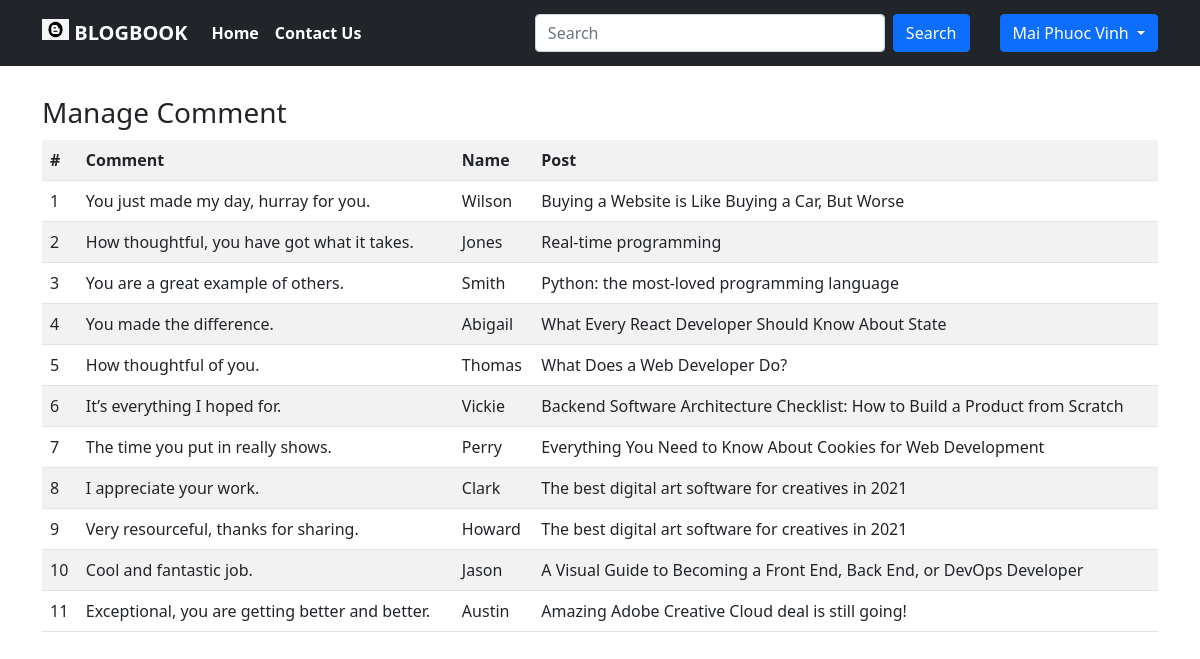
/admin.php?managecomment (signed in), run on the app's committed database.
### tables this page shows
CREATE TABLE `menu` (
  `id` int(11) NOT NULL,
  `name` varchar(200) NOT NULL,
  `action` text NOT NULL
);

CREATE TABLE `comments` (
  `id` int(11) NOT NULL,
  `comment` text NOT NULL,
  `name` varchar(200) NOT NULL,
  `post_id` int(11) NOT NULL,
  `created_at` datetime NOT NULL DEFAULT current_timestamp()
);

CREATE TABLE `posts` (
  `id` int(11) NOT NULL,
  `title` text DEFAULT NULL,
  `content` text DEFAULT NULL,
  `create_at` timestamp NOT NULL DEFAULT current_timestamp(),
  `category_id` int(11) NOT NULL,
  `admin_id` int(11) NOT NULL
);

### includes/function.php (called while the page is built, shortened)
<?php
	function getPostTitle($conn, $post_id){
		$query="SELECT * FROM posts WHERE id=$post_id";
		$run=$conn->query($query);
		$data = $run->fetch_assoc();
		return $data['title'];
	}
	function getAllCommentsByAdmin($conn, $email){
		$query="SELECT comment, name, c.post_id post_id FROM comments c JOIN posts p ON c.post_id = p.id JOIN admin a ON p.admin_id = a.id WHERE email='$email'";
		$run = $conn->query($query);
		$data = array();
		while($d = $run->fetch_assoc()){
			$data[]=$d;
		}
		return $data;
	}
	function getSubMenuNo($conn, $menu_id){
		$query="SELECT * FROM submenu WHERE parent_menu_id=$menu_id";
		$run=$conn->query($query);
		return $run->num_rows;
	}
	function getAdminInfo($conn, $email) {
		$query = "SELECT * FROM admin WHERE email='$email';";
		$run = $conn->query($query);
		$data = $run->fetch_assoc();
		return $data;
	}
?>

### admin.php (the view, shortened to what this page needs)
<?php
  require('includes/db.inc.php');
  include('includes/function.php');
?>
<!DOCTYPE html>
<html lang="en">
  <head>
      <link href="https://cdn.jsdelivr.net/npm/bootstrap@5.0.0/dist/css/bootstrap.min.css" rel="stylesheet">
      <link href="custom-bootstrap.css" rel="stylesheet">
  </head>
  <body>
    <?php include_once('includes/navbar.php'); ?>
    <section class="container">
      <section id="main-content">
        <section class="wrapper">
          <div class="row">
            <div class="col-lg-12 col-md-12">
              <?php
                if (isset($_GET['managepost'])) {
              ?>
                  <div class="row">
                    <div class="col-lg-12">
                      <header class="panel-heading">
                        <h3>Manage Post</h3>
                        <a class="btn btn-warning" href="admin.php?modifypost">Modify Post</a>
                      </header>
                      <section class="panel">
                        <table class="table table-striped table-advance table-hover">
                          <tbody>
                            <tr>
                              <th>#</th>
                              <th>Post Title</th>
                              <th>Post Category</th>
                              <th>Post Date</th>
                              <th>Action</th>
                            </tr>
                            <?php
															$index = 0;
                              $posts = getAllPostsByAdmin($conn, $_SESSION['email']);
                              foreach ($posts as $post) {
                            ?>
                              <tr>
                                <td><?=++$index?></td>
                                <td><?=$post['title']?></td>
                                <td><?=getCategory($conn, $post['category_id'])?></td>
                                <td><?=date('F jS Y',strtotime($post['create_at']))?></td>
                                <td>
                                  <div class="d-grid gap-2 d-md-block">
                                    <a class="btn btn-danger" href="includes/remove_post.php?id=<?=$post['p_id']?>">Delete</a>
                                  </div>
                                </td>
                              </tr>
                            <?php
                              }
                            ?>
                          </tbody>
                        </table>
                      </section>
                    </div>
                  </div>
              <?php
                } elseif (isset($_GET['managecomment'])) {
              ?>
                <div class="row">
                    <div class="col-lg-12">
                      <header class="panel-heading">
                        <h3>Manage Comment</h3>
                      </header>
                      <section class="panel">
                        <table class="table table-striped table-advance table-hover">
                          <tbody>
                            <tr>
                              <th>#</th>
                              <th>Comment</th>
                              <th>Name</th>
                              <th>Post</th>
                            </tr>
                            <?php
                                $comments = getAllCommentsByAdmin($conn, $_SESSION['email']);
																$index = 0;
                                foreach ($comments as $comment) {
                            ?>
                              <tr>
                                <td><?=++$index?></td>
                                <td><?=$comment['comment']?></td>
                                <td><?=$comment['name']?></td>
                                <td><?=getPostTitle($conn,$comment['post_id'])?></td>
                              </tr>
                            <?php
                              }
                            ?>
                          </tbody>
                        </table>
                      </section>
                    </div>
                </div>
              <?php
                }
              ?>
            </div>
          </div>
        </section>
      </section>
    </section>
  </body>
</html>

### includes/navbar.php (shortened to what this page needs)
<nav class="navbar sticky-top navbar-expand-lg navbar-dark bg-dark">
  <div class="container" style="height: 50px; font-weight: bold">
    <a class="navbar-brand" href="index.php?page=1">
      <img src="images/icon.jpg" alt="" width="27" height="21" class="d-inline-block align-text-top"/>
      BLOGBOOK
    </a>
    <div class="collapse navbar-collapse" id="navbarScroll">
      <ul class="navbar-nav me-auto my-2 my-lg-0 navbar-nav-scroll" style="--bs-scroll-height: 100px;">
        <?php
          $navQuery = "SELECT * FROM menu";
          $runNav = $conn->query($navQuery);
          while($menu = $runNav->fetch_assoc()){
            $no = getSubMenuNo($conn, $menu['id']);
            if ($no == 0){
        ?>
          <li class="nav-item">
            <a class="nav-link active" aria-current="page" href="<?=$menu['action']?>"><?=$menu['name']?></a>
          </li>
          <?php
            } else {
          ?>
        <?php
            }
          }
        ?>
      </ul>
      <form class="d-flex" action="index.php?'<?php echo $_GET['search']; ?>">
        <input class="form-control me-2" name="search" type="search" placeholder="Search" aria-label="Search" style="width: 350px; ">
        <button class="btn btn-primary" type="submit" style="margin-right: 30px">Search</button>
        <?php
          if(isset($_SESSION['isUserLoggedIn']) && $_SESSION['isUserLoggedIn']) {
            $admin = getAdminInfo($conn, $_SESSION['email']);
        ?>
            <div class="btn-group">
              <button type="button" class="btn btn-primary dropdown-toggle" data-bs-toggle="dropdown" aria-expanded="false">
                <?=$admin['full_name']?>
              </button>
            </div>
        <?php
          }
          else {
        ?>
          <a href="login.php" class="btn btn-dark">&#128242 Sign In/Sign up</a>
        <?php
          }
        ?>
      </form>
    </div>
  </div>
</nav>

### data on the page
menu: name "Home"
menu: name "Contact Us"
comments: comment "You just made my day, hurray for you.", name "Wilson", post.title "Buying a Website is Like Buying a Car, But Worse"
comments: comment "How thoughtful, you have got what it takes.", name "Jones", post.title "Real-time programming"
comments: comment "You are a great example of others.", name "Smith", post.title "Python: the most-loved programming language"
comments: comment "You made the difference.", name "Abigail", post.title "What Every React Developer Should Know About State"
comments: comment "How thoughtful of you.", name "Thomas", post.title "What Does a Web Developer Do?"
comments: comment "It’s everything I hoped for.", name "Vickie", post.title "Backend Software Architecture Checklist: How to Build a Product from Scratch"
comments: comment "The time you put in really shows.", name "Perry", post.title "Everything You Need to Know About Cookies for Web Development"
comments: comment "I appreciate your work.", name "Clark", post.title "The best digital art software for creatives in 2021"
comments: comment "Very resourceful, thanks for sharing.", name "Howard", post.title "The best digital art software for creatives in 2021"
comments: comment "Cool and fantastic job.", name "Jason", post.title "A Visual Guide to Becoming a Front End, Back End, or DevOps Developer"
comments: comment "Exceptional, you are getting better and better.", name "Austin", post.title "Amazing Adobe Creative Cloud deal is still going!"

### other printed values
$admin['full_name'] "Mai Phuoc Vinh"
